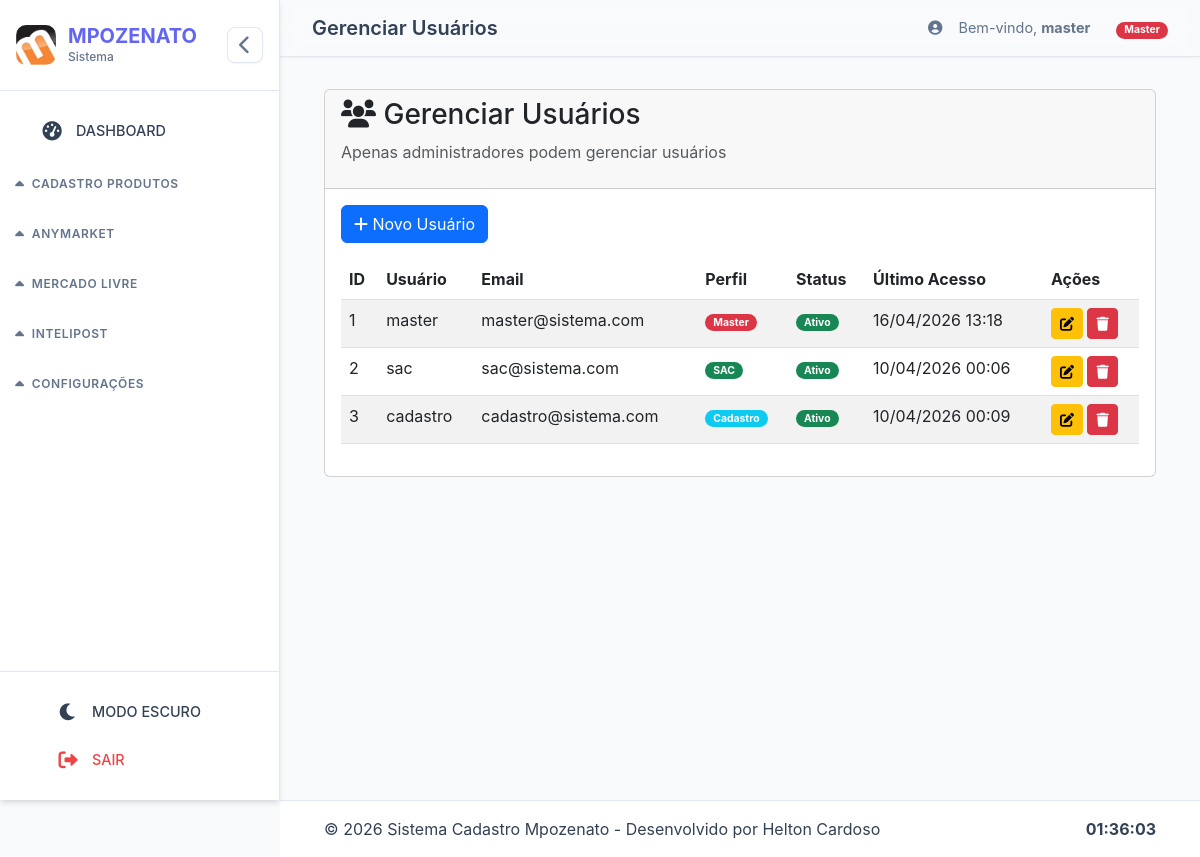
The page /admin/usuarios (signed in) on the database as committed earlier.
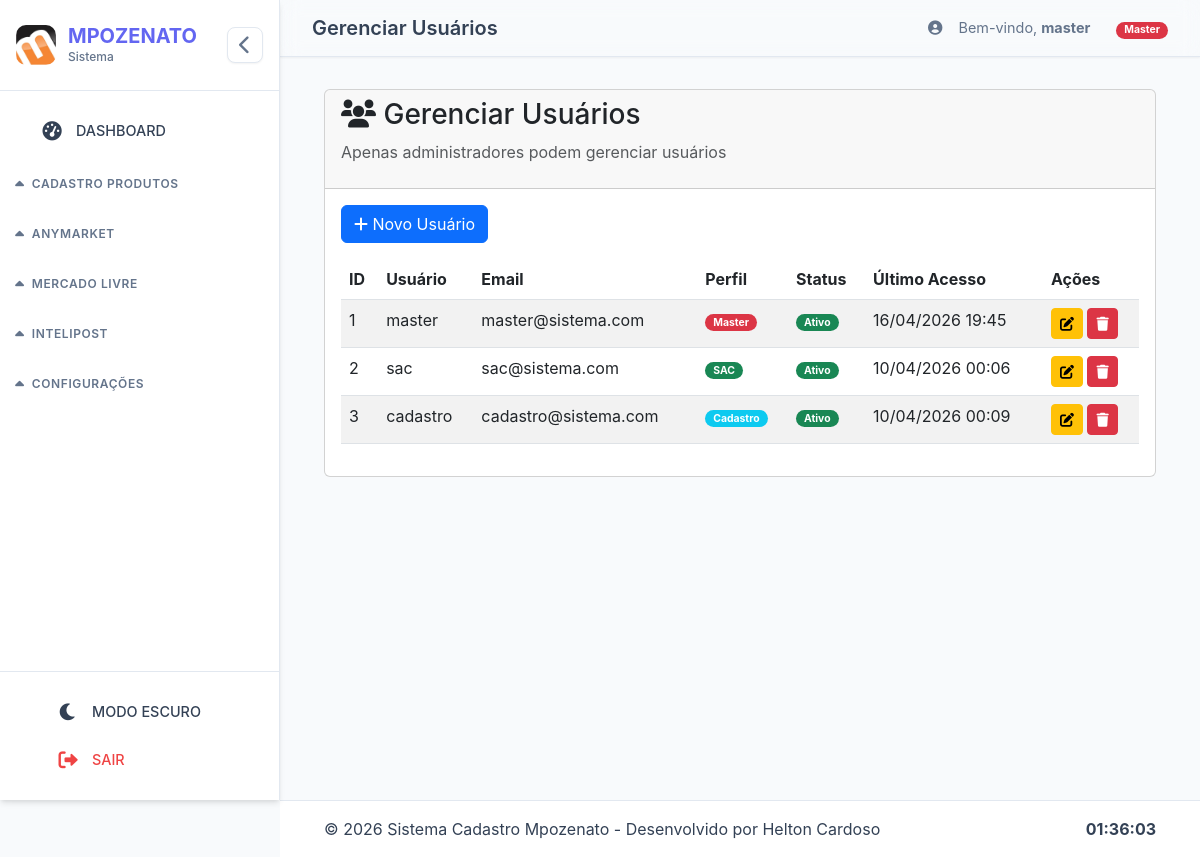
The same page on the database as committed later.
### models.py (models this page shows, shortened)
class Usuario(UserMixin, db.Model):
    __tablename__ = 'usuarios'
    id = db.Column(db.Integer, primary_key=True)
    username = db.Column(db.String(80), unique=True, nullable=False)
    email = db.Column(db.String(120), unique=True, nullable=False)
    password_hash = db.Column(db.String(256), nullable=False)
    perfil_id = db.Column(db.Integer, db.ForeignKey('perfis.id'), nullable=False)
    is_active = db.Column(db.Boolean, default=True)
    created_at = db.Column(db.DateTime, default=datetime.utcnow)
    last_login = db.Column(db.DateTime)
    permissoes_extras = db.relationship('Permissao', backref='usuario', lazy=True, cascade='all, delete-orphan')
    @property
    def perfil(self):
        return self.perfil_rel.nome if self.perfil_rel else 'user'
    def is_master(self):
        return self.perfil == 'Master'

class Perfil(db.Model):
    __tablename__ = 'perfis'
    id = db.Column(db.Integer, primary_key=True)
    nome = db.Column(db.String(50), unique=True, nullable=False)  # Master, SAC, Cadastro, Financeiro
    descricao = db.Column(db.String(200))
    is_active = db.Column(db.Boolean, default=True)
    created_at = db.Column(db.DateTime, default=datetime.utcnow)
    usuarios = db.relationship('Usuario', backref='perfil_rel', lazy=True)

### app.py (the view)
@app.route('/admin/usuarios')
@login_required
@master_required
def admin_usuarios():
    usuarios = Usuario.query.all()
    perfis = Perfil.query.all()
    return render_template('admin/usuarios.html', usuarios=usuarios, perfis=perfis, page_title='Gerenciar Usuários')

### app.py (called while the page is built)
@login_manager.user_loader
def load_user(user_id):
    from models import Usuario
    return Usuario.query.get(int(user_id))

def master_required(f):
    @wraps(f)
    def decorated_function(*args, **kwargs):
        if not current_user.is_authenticated:
            flash('Faça login para continuar', 'warning')
            return redirect(url_for('login'))
        if not current_user.is_master():
            flash('Acesso negado. Apenas Master pode acessar.', 'danger')
            return redirect(url_for('home'))
        return f(*args, **kwargs)
    return decorated_function

def contar_processos_hoje(modulo="cadastro"):
    from log_utils import contar_processos_hoje as contar_logs  # Importa a função original
    return contar_logs(modulo)  # Delega para a função de log_utils.py

@app.context_processor
def inject_stats():
    return {
        'count_processos_hoje': contar_processos_hoje(),
        'now': datetime.now()
    }

### log_utils.py (called while the page is built)
def contar_processos_hoje(modulo: str) -> int:
    with current_app.app_context():
        hoje = datetime.now().date()
        return Processo.query.filter(
            Processo.modulo == modulo,
            db.func.date(Processo.data) == hoje
        ).count()

### templates/admin/usuarios.html (shortened to what this page needs)
{% extends 'base.html' %}
{% block content %}
<div class="container-fluid">
    <div class="card">
        <div class="card-header">
            <h3><i class="fas fa-users"></i> Gerenciar Usuários</h3>
            <p class="text-muted">Apenas administradores podem gerenciar usuários</p>
        </div>
        <div class="card-body">
            <button class="btn btn-primary mb-3" onclick="abrirModalNovoUsuario()">
                <i class="fas fa-plus"></i> Novo Usuário
            </button>
            <div class="table-responsive">
                <table class="table table-striped">
                    <thead>
                        <tr>
                            <th>ID</th>
                            <th>Usuário</th>
                            <th>Email</th>
                            <th>Perfil</th>
                            <th>Status</th>
                            <th>Último Acesso</th>
                            <th>Ações</th>
                        </tr>
                    </thead>
                    <tbody id="tabela-usuarios">
                        {% for usuario in usuarios %}
                        <tr>
                            <td>{{ usuario.id }}</td>
                            <td>{{ usuario.username }}</td>
                            <td>{{ usuario.email }}</td>
                            <td>
                                <span class="badge {% if usuario.perfil == 'Master' %}bg-danger{% elif usuario.perfil == 'SAC' %}bg-success{% elif usuario.perfil == 'Cadastro' %}bg-info{% else %}bg-secondary{% endif %}">
                                    {{ usuario.perfil }}
                                </span>
                            </td>
                            <td>
                                {% if usuario.is_active %}
                                    <span class="badge bg-success">Ativo</span>
                                {% else %}
                                    <span class="badge bg-danger">Inativo</span>
                                {% endif %}
                            </td>
                            <td>{{ usuario.last_login.strftime('%d/%m/%Y %H:%M') if usuario.last_login else 'Nunca' }}</td>
                            <td>
                                <button class="btn btn-sm btn-warning" onclick="editarUsuario({{ usuario.id }})">
                                    <i class="fas fa-edit"></i>
                                </button>
                                <button class="btn btn-sm btn-danger" onclick="excluirUsuario({{ usuario.id }})">
                                    <i class="fas fa-trash"></i>
                                </button>
                            </td>
                        </tr>
                        {% endfor %}
                    </tbody>
                </table>
            </div>
        </div>
    </div>
</div>
{% endblock %}

### templates/base.html (shortened to what this page needs)
<!DOCTYPE html>
<html lang="pt-br">
<head>
  <link href="https://cdn.jsdelivr.net/npm/bootstrap@5.3.0/dist/css/bootstrap.min.css" rel="stylesheet">
  <link rel="stylesheet" href="https://cdnjs.cloudflare.com/ajax/libs/font-awesome/6.0.0/css/all.min.css">
  <link rel="stylesheet" href="{{ url_for('static', filename='css/base.css') }}">
</head>
<body>
  {% if current_user.is_authenticated %}
  <div class="sidebar-wrapper" id="sidebarWrapper">
    <nav class="sidebar">
      <div class="sidebar-header">
        <div class="logo-container">
          <img src="{{ url_for('static', filename='img/logo-empresa.png') }}" class="logo-img" alt="MPOZENATO">
          <div class="logo-text">
            <span class="brand-name">MPOZENATO</span>
            <small class="brand-subtitle">Sistema</small>
          </div>
        </div>
        <button class="sidebar-toggle-btn" id="toggleSidebar" title="Recolher/Expandir">
          <i class="fas fa-chevron-left"></i>
        </button>
      </div>
      <div class="sidebar-menu" id="sidebarMenu">
        <div class="menu-group">
          <a href="{{ url_for('dashboard') }}" class="menu-item {% if active_page == 'dashboard' %}active{% endif %}">
            <div class="menu-icon">
              <i class="fas fa-tachometer-alt"></i>
            </div>
            <span class="menu-text">DASHBOARD</span>
          </a>
        </div>
        {% if current_user.is_master() or current_user.perfil == 'Cadastro' %}
        <div class="menu-group" data-module="cadastro">
          <div class="menu-title">
            <i class="fas fa-caret-down module-toggle"></i>
            <span class="menu-title-text">CADASTRO PRODUTOS</span>
          </div>
        </div>
        {% endif %}
        {% if current_user.is_master() or current_user.perfil == 'SAC' %}
        <div class="menu-group" data-module="anymarket">
          <div class="menu-title">
            <i class="fas fa-caret-down module-toggle"></i>
            <span class="menu-title-text">ANYMARKET</span>
          </div>
        </div>
        {% endif %}
        {% if current_user.is_master() %}
        <div class="menu-group" data-module="mercadolivre">
          <div class="menu-title">
            <i class="fas fa-caret-down module-toggle"></i>
            <span class="menu-title-text">MERCADO LIVRE</span>
          </div>
        </div>
        {% endif %}
        {% if current_user.is_master() or current_user.perfil == 'SAC' %}
        <div class="menu-group" data-module="intelipost">
          <div class="menu-title">
            <i class="fas fa-caret-down module-toggle"></i>
            <span class="menu-title-text">INTELIPOST</span>
          </div>
        </div>
        {% endif %}
        {% if current_user.is_master() %}
        <div class="menu-group expanded" data-module="configuracoes">
          <div class="menu-title">
            <i class="fas fa-caret-down module-toggle"></i>
            <span class="menu-title-text">CONFIGURAÇÕES</span>
          </div>
        </div>
        {% endif %}
      </div>
      <div class="sidebar-footer">
        <button class="menu-item" id="darkModeToggle">
          <div class="menu-icon">
            <i class="fas fa-moon"></i>
          </div>
          <span class="menu-text">MODO ESCURO</span>
        </button>
        <a href="{{ url_for('logout') }}" class="menu-item logout-item">
          <div class="menu-icon">
            <i class="fas fa-sign-out-alt"></i>
          </div>
          <span class="menu-text">SAIR</span>
        </a>
      </div>
    </nav>
  </div>
  {% endif %}
  <main class="main-content" id="mainContent">
    {% if current_user.is_authenticated %}
    <div class="top-bar">
      <div class="top-bar-title">
        <h4>{% block page_title %}{{ page_title | default('Dashboard') }}{% endblock %}</h4>
      </div>
      <div class="top-bar-actions">
        <div class="user-info">
          <i class="fas fa-user-circle"></i>
          <span>Bem-vindo, <strong>{{ current_user.username }}</strong></span>
          <span class="user-perfil" style="margin-left: 10px;">
            {% if current_user.is_master() %}
              <span class="badge bg-danger">Master</span>
            {% elif current_user.perfil == 'SAC' %}
              <span class="badge bg-success">SAC</span>
            {% elif current_user.perfil == 'Cadastro' %}
              <span class="badge bg-info">Cadastro</span>
            {% else %}
              <span class="badge bg-secondary">{{ current_user.perfil }}</span>
            {% endif %}
          </span>
        </div>
      </div>
    </div>
    {% endif %}
    <div class="content-wrapper">
      {% block content %}{% endblock %}
    </div>
  </main>
  <footer class="global-footer" id="globalFooter">
    <div class="container-fluid">
      <div class="row align-items-center">
        <div class="col">
          <span>&copy; {{ now.year }} Sistema Cadastro Mpozenato - Desenvolvido por Helton Cardoso</span>
        </div>
        <div class="col-auto">
          <span id="clock" class="fw-bold"></span>
        </div>
      </div>
    </div>
  </footer>
</body>
</html>

Rows that differ between the two databases and show on the page:
changed Usuario "master": last_login "16/04/2026 13:18" → "16/04/2026 19:45"
